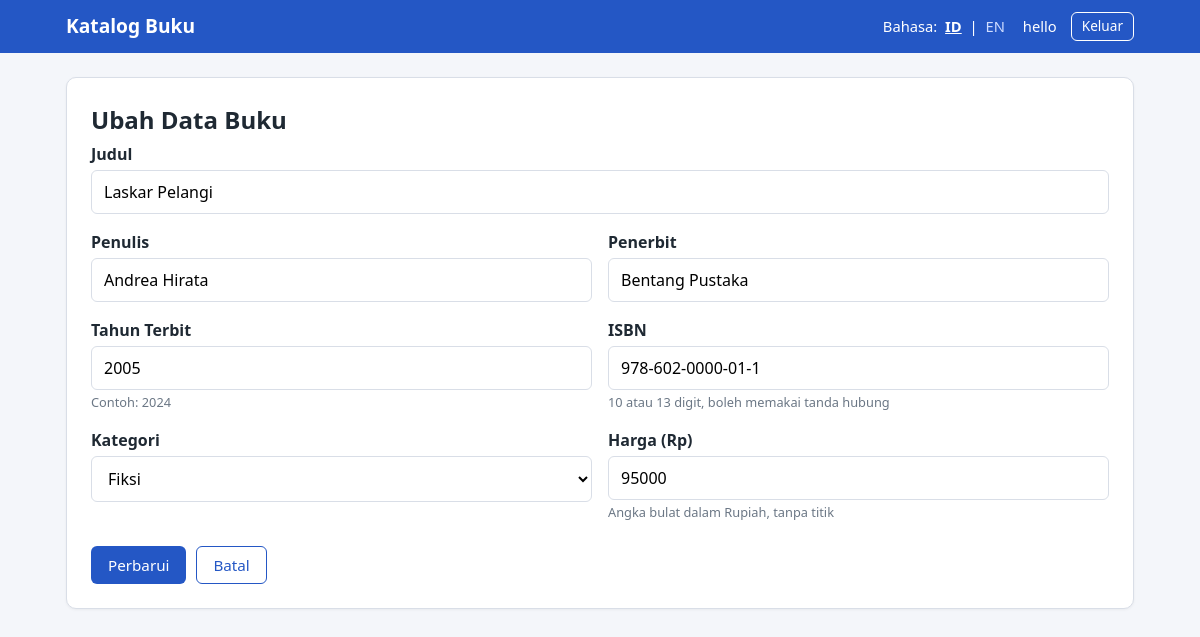
The app's page /edit.php?id=1 (signed in) with its own data.
### tables this page shows
CREATE TABLE books (
    id           INT UNSIGNED      NOT NULL AUTO_INCREMENT,
    judul        VARCHAR(200)      NOT NULL,
    penulis      VARCHAR(100)      NOT NULL,
    penerbit     VARCHAR(100)      NOT NULL,
    tahun_terbit SMALLINT UNSIGNED NOT NULL,
    isbn         VARCHAR(20)       NOT NULL,
    kategori     VARCHAR(30)       NOT NULL,
    harga        INT UNSIGNED      NOT NULL DEFAULT 0,
    created_at   TIMESTAMP         NOT NULL DEFAULT CURRENT_TIMESTAMP,
    updated_at   TIMESTAMP         NOT NULL DEFAULT CURRENT_TIMESTAMP
                                   ON UPDATE CURRENT_TIMESTAMP,
    PRIMARY KEY (id),
    UNIQUE KEY uk_books_isbn (isbn)
);

### functions.php (called while the page is built, shortened)
<?php
function current_lang(): string
{
    return $_SESSION['lang'] ?? LANG_DEFAULT;
}
function t(string $key, array $replace = []): string
{
    global $translations;
    $text = $translations[current_lang()][$key]
         ?? $translations[LANG_DEFAULT][$key]
         ?? $key;
    foreach ($replace as $name => $value) {
        $text = str_replace(':' . $name, (string) $value, $text);
    }
    return $text;
}
function e(mixed $value): string
{
    return htmlspecialchars((string) $value, ENT_QUOTES | ENT_SUBSTITUTE, 'UTF-8');
}
function daftar_kategori(): array
{
    return ['fiksi', 'teknologi', 'pendidikan', 'sains', 'bisnis', 'lainnya'];
}

### config.php (called while the page is built, shortened)
<?php
function db(): PDO
{
    static $pdo = null;
    if ($pdo === null) {
        $dsn = 'mysql:host=' . DB_HOST . ';dbname=' . DB_NAME . ';charset=' . DB_CHARSET;
        $options = [
            PDO::ATTR_ERRMODE            => PDO::ERRMODE_EXCEPTION,
            PDO::ATTR_DEFAULT_FETCH_MODE => PDO::FETCH_ASSOC,
            PDO::ATTR_EMULATE_PREPARES   => false,
        ];
        $pdo = new PDO($dsn, DB_USER, DB_PASS, $options);
    }
    return $pdo;
}
require_once __DIR__ . '/functions.php';

### _form_buku.php (the view, shortened to what this page needs)
<form method="post" action="<?= e($formAction) ?>" novalidate>
    <div class="form-group <?= isset($errors['judul']) ? 'has-error' : '' ?>">
        <label for="judul"><?= e(t('col_title')) ?></label>
        <input type="text" id="judul" name="judul" maxlength="200"
               value="<?= e($data['judul']) ?>">
    </div>
    <div class="form-row">
        <div class="form-group <?= isset($errors['penulis']) ? 'has-error' : '' ?>">
            <label for="penulis"><?= e(t('col_author')) ?></label>
            <input type="text" id="penulis" name="penulis" maxlength="100"
                   value="<?= e($data['penulis']) ?>">
        </div>
        <div class="form-group <?= isset($errors['penerbit']) ? 'has-error' : '' ?>">
            <label for="penerbit"><?= e(t('col_publisher')) ?></label>
            <input type="text" id="penerbit" name="penerbit" maxlength="100"
                   value="<?= e($data['penerbit']) ?>">
        </div>
    </div>
    <div class="form-row">
        <div class="form-group <?= isset($errors['tahun_terbit']) ? 'has-error' : '' ?>">
            <label for="tahun_terbit"><?= e(t('col_year')) ?></label>
            <input type="text" id="tahun_terbit" name="tahun_terbit" maxlength="4"
                   inputmode="numeric" value="<?= e($data['tahun_terbit']) ?>">
            <small><?= e(t('hint_year')) ?></small>
        </div>
        <div class="form-group <?= isset($errors['isbn']) ? 'has-error' : '' ?>">
            <label for="isbn"><?= e(t('col_isbn')) ?></label>
            <input type="text" id="isbn" name="isbn" maxlength="20"
                   value="<?= e($data['isbn']) ?>">
            <small><?= e(t('hint_isbn')) ?></small>
        </div>
    </div>
    <div class="form-row">
        <div class="form-group <?= isset($errors['kategori']) ? 'has-error' : '' ?>">
            <label for="kategori"><?= e(t('col_category')) ?></label>
            <select id="kategori" name="kategori">
                <?php foreach (daftar_kategori() as $kode): ?>
                    <option value="<?= e($kode) ?>" <?= $data['kategori'] === $kode ? 'selected' : '' ?>>
                        <?= e(t('cat_' . $kode)) ?>
                    </option>
                <?php endforeach; ?>
            </select>
        </div>
        <div class="form-group <?= isset($errors['harga']) ? 'has-error' : '' ?>">
            <label for="harga"><?= e(t('col_price')) ?> (Rp)</label>
            <input type="text" id="harga" name="harga" maxlength="8"
                   inputmode="numeric" value="<?= e($data['harga']) ?>">
            <small><?= e(t('hint_price')) ?></small>
        </div>
    </div>
    <div class="form-actions">
        <button type="submit" class="btn btn-primary"><?= e(t($submitKey)) ?></button>
        <a class="btn btn-outline" href="index.php"><?= e(t('btn_cancel')) ?></a>
    </div>
</form>

### style.css (style rules this page uses)
:root { --bg: #f4f6fa; --surface: #ffffff; --text: #1f2933; --muted: #6b7785; --primary: #2457c5; --primary-dark: #1b449a; --danger: #c0392b; --danger-dark: #992d22; --border: #d9dee7; --success-bg: #e6f6ec; --success-text: #1e6b3a; --error-bg: #fdeceb; --error-text: #9b2c22; }
* { box-sizing: border-box; }
body { margin: 0; font-family: "Segoe UI", system-ui, -apple-system, Arial, sans-serif; background: var(--bg); color: var(--text); line-height: 1.5; min-height: 100vh; display: flex; flex-direction: column; }
.btn { display: inline-block; padding: 9px 16px; border-radius: 6px; border: 1px solid transparent; font-size: .95rem; font-family: inherit; text-decoration: none; cursor: pointer; line-height: 1.2; }
.btn-primary { background: var(--primary); color: #fff; }
.btn-outline { background: transparent; color: var(--primary); border-color: var(--primary); }
.form-group { margin-bottom: 16px; flex: 1; }
.form-row { display: flex; gap: 16px; }
label { display: block; font-weight: 600; margin-bottom: 4px; }
input[type="text"], input[type="password"], select { width: 100%; padding: 10px 12px; border: 1px solid var(--border); border-radius: 6px; font-size: 1rem; font-family: inherit; background: #fff; }
small { display: block; color: var(--muted); margin-top: 3px; font-size: .8rem; }
.form-actions { display: flex; gap: 10px; margin-top: 8px; }

### records on screen
books: judul "Laskar Pelangi", penulis "Andrea Hirata", penerbit "Bentang Pustaka", tahun_terbit "2005", isbn "978-602-0000-01-1", kategori "Fiksi", harga "95000"

### other values on screen
t('app_name') "Katalog Buku"
t('lang_label') "Bahasa"
t('hello', ['name' => $_SESSION['nama'] ?? '']) "hello"
t('btn_logout') "Keluar"
t('edit_title') "Ubah Data Buku"
t('col_title') "Judul"
t('col_author') "Penulis"
t('col_publisher') "Penerbit"
t('col_year') "Tahun Terbit"
t('hint_year') "Contoh: 2024"
t('col_isbn') "ISBN"
t('hint_isbn') "10 atau 13 digit, boleh memakai tanda hubung"
t('col_category') "Kategori"
t('col_price') "Harga"
t('hint_price') "Angka bulat dalam Rupiah, tanpa titik"
